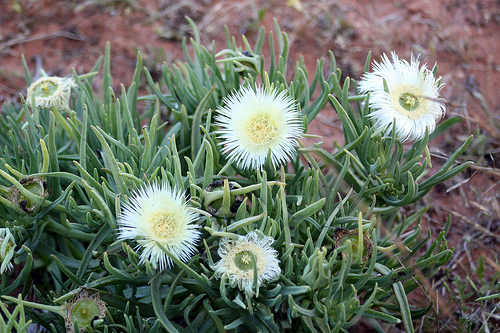
#> input picture flowers/daisy/10466290366_cc72e33532.jpg, 500 x 333 px; its folder holds only this picture in this run
$ jupyter execute --allow-errors cv-lab-3.ipynb
#> lines starting #> are read from the running program, lines starting #| are printed output that depends on the picture
[cell 1]
import os
import glob
import cv2
import numpy as np
from sklearn.cluster import MiniBatchKMeans
from sklearn.neighbors import KNeighborsClassifier
from sklearn.model_selection import train_test_split, GridSearchCV
from sklearn.preprocessing import StandardScaler, normalize
from sklearn.metrics import accuracy_score, confusion_matrix, classification_report
import matplotlib.pyplot as plt

[cell 2]
# -------- CONFIGURATION ----------
DATA_DIR = "flowers"
IMAGE_MAX_SIZE = 400
VOCAB_SIZE = 100
RANDOM_STATE = 42
TEST_SIZE = 0.2
KNN_NEIGHBORS = 5
BATCH_KMEANS = True
# ---------------------------------
mean_pools =[]
max_pools =[]
min_pools =[]
combined_pools =[]
features = []
# ---------------------------------
image_descriptors = []
all_descriptors = []

[cell 3]
def load_images_and_labels(data_dir):
#> called with data_dir = 'flowers'
    images = []
    labels = []
    classes = sorted(os.listdir(data_dir))
    class_to_idx = {c: i for i, c in enumerate(classes)}
    for c in classes:
        files = glob.glob(os.path.join(data_dir, c, "*"))
        for f in files:
            img = cv2.imread(f)
#> img is the input picture: shape (333, 500, 3); mean B, G, R 101.1, 114.5, 106.1
            if img is None:
                continue
            # Resize to limit computation:
            h, w = img.shape[:2]
#> h = 333; w = 500
            scale = IMAGE_MAX_SIZE / max(h, w) if max(h, w) > IMAGE_MAX_SIZE else 1.0
#> scale = 0.8
            if scale != 1.0:
                img = cv2.resize(img, (int(w*scale), int(h*scale)), interpolation=cv2.INTER_AREA)
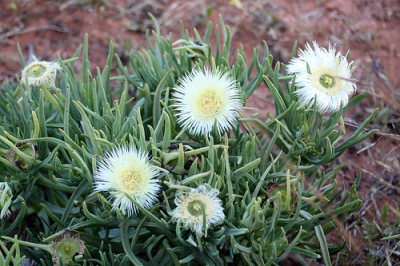
#> img: shape (266, 400, 3); mean B, G, R 101.1, 114.5, 106.1
            images.append(img)
            labels.append(class_to_idx[c])
    return images, np.array(labels), classes

def preprocess_image(img, max_size=400):
    """Resize, grayscale, denoise, and enhance contrast for SIFT."""
    h, w = img.shape[:2]
    scale = max_size / max(h, w)
    if scale < 1.0:
        img = cv2.resize(img, (int(w*scale), int(h*scale)), interpolation=cv2.INTER_AREA)
    gray = cv2.cvtColor(img, cv2.COLOR_BGR2GRAY)
    clahe = cv2.createCLAHE(clipLimit=2.0, tileGridSize=(8,8))
    gray = clahe.apply(gray)
    return gray

def confusion_matrix_plot(y_true, y_pred, classes, title="Confusion Matrix"):
    cm = confusion_matrix(y_true, y_pred)
    plt.figure(figsize=(8, 6))
    plt.imshow(cm, interpolation='nearest', cmap='Blues')
    plt.title(title)
    plt.colorbar()
    tick_marks = np.arange(len(classes))
    plt.xticks(np.arange(len(classes)), classes, rotation=90)
    plt.yticks(np.arange(len(classes)), classes)
    plt.ylabel('True label')
    plt.xlabel('Predicted label')
    plt.show()

def evaluate_model_plot_confusion_matrix(y_test, y_pred, classes, title_suffix=""):
    acc = accuracy_score(y_test, y_pred)
    print(f"KNN Accuracy {title_suffix}: {acc:.4f}")
    print(classification_report(y_test, y_pred, target_names=classes))
    confusion_matrix_plot(y_test, y_pred, classes, title=f"Confusion Matrix {title_suffix}")

def run_knn_classification(
    pooled_features,
    labels,
    classes,
    pooling_name="Mean pooling",
    test_size=0.2,
    random_state=42,
    n_neighbors=5
):
    # Ensure numpy array
    features = np.array(pooled_features, dtype=np.float32)
    print(f"Feature matrix shape ({pooling_name}):", features.shape)

    # Normalize features
    scaler = StandardScaler()
    features_scaled = scaler.fit_transform(features)

    # Split data
    X_train, X_test, y_train, y_test = train_test_split(
        features_scaled,
        labels,
        test_size=test_size,
        stratify=labels,
        random_state=random_state
    )

    # Train KNN classifier
    knn = KNeighborsClassifier(n_neighbors=n_neighbors, metric="euclidean")
    knn.fit(X_train, y_train)

    # Predictions
    y_pred = knn.predict(X_test)

    # Evaluation
    evaluate_model_plot_confusion_matrix(
        y_test,
        y_pred,
        classes,
        title_suffix=f"({pooling_name})"
    )

    # Return results
    return {
        "model": knn,
        "scaler": scaler,
        "X_train": X_train,
        "X_test": X_test,
        "y_train": y_train,
        "y_test": y_test,
        "y_pred": y_pred,
    }

[cell 4]
# Load
images, labels, classes = load_images_and_labels(DATA_DIR)
#> images = 2 items; labels = [0, 1]; classes = ['daisy', 'dandelion']
print(f"Loaded {len(images)} images from {len(classes)} classes.")
#| Loaded 2 images from 2 classes.

[cell 5]
#BOVW Steps:
# 1) Initialize SIFT
sift = cv2.SIFT_create()
# 2) Extract descriptors for all images (BoVW)
for img in images:
    gray = cv2.cvtColor(img, cv2.COLOR_BGR2GRAY)
    kp, desc = sift.detectAndCompute(gray, None)
    if desc is None:
        desc = np.zeros((0, 128), dtype=np.float32)
    image_descriptors.append(desc)
    if desc.shape[0] > 0:
        all_descriptors.append(desc)
#> this loop made 2 passes
#> pass 1, `gray = cv2.cvtColor(img, cv2.COLOR_BGR2GRAY)`:
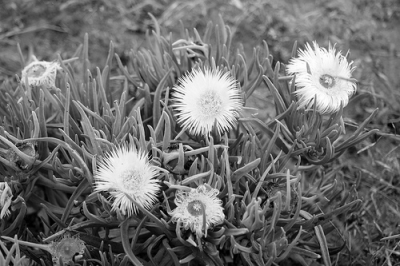
#> gray: shape (266, 400); min 0, max 254, mean 110.4
#> pass 2, `gray = cv2.cvtColor(img, cv2.COLOR_BGR2GRAY)`:
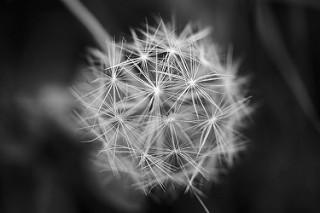
#> gray: shape (213, 320); min 2, max 254, mean 70.2
#> after the loop, all_descriptors = 2 items; image_descriptors = 2 items

if len(all_descriptors) == 0:
    raise RuntimeError("No descriptors found in any image.")
all_descriptors_stacked = np.vstack(all_descriptors).astype(np.float32)
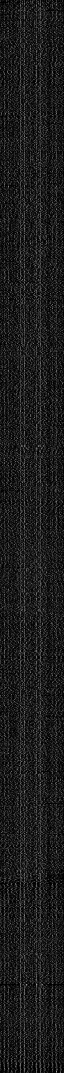
#> all_descriptors_stacked: shape (2146, 128) float32 (shown at 1/2 size); min 0, max 184, mean 28.1
print("Total descriptors:", all_descriptors_stacked.shape)
#| Total descriptors: (2146, 128)


print("Tok descriptors from image:", image_descriptors[0].shape)
#| Tok descriptors from image: (1764, 128)
# 3) Build vocabulary with k-means
if BATCH_KMEANS:
    kmeans = MiniBatchKMeans(n_clusters=VOCAB_SIZE, random_state=RANDOM_STATE, batch_size=1000)
else:
    from sklearn.cluster import KMeans
    kmeans = KMeans(n_clusters=VOCAB_SIZE, random_state=RANDOM_STATE)

kmeans.fit(all_descriptors_stacked)
vocab = kmeans.cluster_centers_
print("KMeans done. Vocab shape:", vocab.shape)
# 4) Represent images as histograms of visual words
image_histograms = np.zeros((len(images), VOCAB_SIZE), dtype=np.float32)
for i, desc in enumerate(image_descriptors):
    if desc.shape[0] == 0:
        hist = np.zeros(VOCAB_SIZE, dtype=np.float32)
    else:
        words = kmeans.predict(desc)
        hist, _ = np.histogram(words, bins=np.arange(VOCAB_SIZE+1))
    # Normalize
    if hist.sum() > 0:
        hist = hist.astype(np.float32)
        hist = hist / np.linalg.norm(hist)
    image_histograms[i] = hist
# 5) Train/test split (stratified)
#> (the rest of this cell did not finish here and is left out)

[cell 6]
#Pooling Steps:

# 1)Preprocess and Extract descriptors for all images
for img in images:
    gray = preprocess_image(img, IMAGE_MAX_SIZE)
    kp, desc = sift.detectAndCompute(gray, None)

    if desc is None or len(desc) == 0:
        mean_pool = np.zeros(128)
        max_pool = np.zeros(128)
        min_pool = np.zeros(128)
    else:
        mean_pool = np.mean(desc, axis=0)
        max_pool = np.max(desc, axis=0)
        min_pool = np.min(desc, axis=0)

    # Combine pools (Mean + Max + Min)
    combined_pool = np.concatenate([mean_pool, max_pool, min_pool])
    # Store pools
    max_pools.append(max_pool)
    mean_pools.append(mean_pool)
    min_pools.append(min_pool)
    combined_pools.append(combined_pool)
#> this loop made 2 passes
#> (h in preprocess_image, w in preprocess_image, scale in preprocess_image) on passes 1 to 2: (266, 400, 1), (213, 320, 1.25)
#> pass 1, in preprocess_image, `gray = clahe.apply(gray)`:
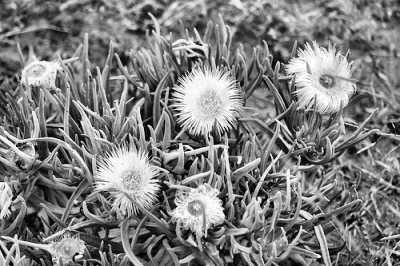
#> gray: shape (266, 400); min 0, max 255, mean 126.7
#> pass 2, in preprocess_image (call 2), `gray = clahe.apply(gray)`:
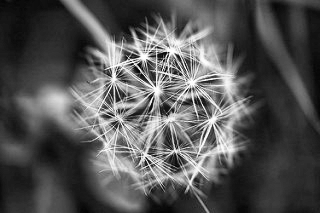
#> gray: shape (213, 320); min 1, max 255, mean 84.7
#> after the loop, combined_pools = 2 items; max_pools = 2 items; mean_pools = 2 items; min_pools = 2 items

#> (a cell that did not finish here is left out)

#| Feature matrix shape (Combined pooling): (2, 384)

#> (a cell that did not finish here is left out)

#| Feature matrix shape (Max pooling): (2, 128)

#> (a cell that did not finish here is left out)

#| Feature matrix shape (Min pooling): (2, 128)

#> (a cell that did not finish here is left out)

#| Feature matrix shape (Mean pooling): (2, 128)
